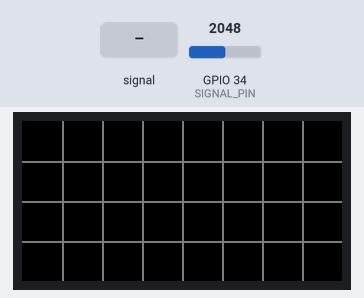
Bench run of a sketch on a simulated ESP32. Shown: 160×80 colour display. Inputs (shaded band) come from the test bench; at power-on: GPIO 34 (SIGNAL_PIN) = 2048 (analog values on the 0–4095 scale). I2S audio is not simulated (input reads silence).

Above: at 1.3 s.
1.4 s: GPIO 34 (SIGNAL_PIN) fed a 200 Hz sine of ±327 counts around its level
At 1.7 s:
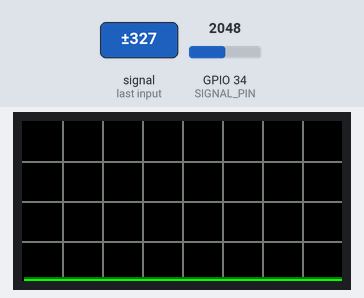
4.4 s: GPIO 34 (SIGNAL_PIN) fed a 1000 Hz sine of ±1023 counts around its level
Timing chart, 0 to 7.4 s (numbered marks = the images above; inputs shaded):
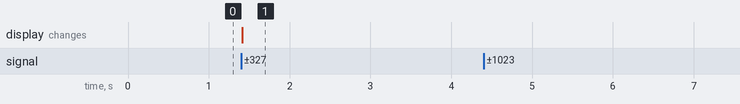

The sketch:

mini_osc_main_loop.ino
```cpp
#include <SPI.h>
#include <Adafruit_GFX.h>
#include <Adafruit_ST7735.h>
#include <driver/i2s.h>

#define TFT_CS    15
#define TFT_DC    2
#define TFT_RST   4

Adafruit_ST7735 tft = Adafruit_ST7735(TFT_CS, TFT_DC, TFT_RST);

#define SIGNAL_PIN 34

#define WIDTH 160
#define HEIGHT 80

#define ST77XX_DARKGREY  0x7BEF
#define ST77XX_DARKGREEN 0x03E0

#define SAMPLES WIDTH

uint16_t buffer[SAMPLES];
uint16_t prevBuffer[SAMPLES];

int triggerLevel = 2048;

// persistence strength (higher = longer glow)
#define FADE_AMOUNT 20

bool gridDrawn = false;

// =======================================================
// SETUP
// =======================================================
void setup() {

  analogReadResolution(12);

  tft.initR(INITR_MINI160x80_PLUGIN);
  tft.setRotation(1);

  setupI2S();
  drawGrid();
}

// =======================================================
// LOOP
// =======================================================
void loop() {

  waitForTrigger();
  captureSamples();
  drawWaveform();
}

// =======================================================
// I2S ADC SETUP (HIGH SPEED)
// =======================================================
void setupI2S() {

  i2s_config_t config = {
    .mode = (i2s_mode_t)(I2S_MODE_MASTER | I2S_MODE_ADC_BUILT_IN),
    .sample_rate = 100000,
    .bits_per_sample = I2S_BITS_PER_SAMPLE_16BIT,
    .channel_format = I2S_CHANNEL_FMT_ONLY_RIGHT,
    .communication_format = I2S_COMM_FORMAT_I2S_MSB,
    .intr_alloc_flags = 0,
    .dma_buf_count = 4,
    .dma_buf_len = 256,
    .use_apll = false
  };

  i2s_driver_install(I2S_NUM_0, &config, 0, NULL);
  i2s_set_adc_mode(ADC_UNIT_1, ADC1_CHANNEL_6); // GPIO34
  i2s_adc_enable(I2S_NUM_0);
}

// =======================================================
// TRIGGER (stable edge detection)
// =======================================================
void waitForTrigger() {

  int prev = analogRead(SIGNAL_PIN);

  while (true) {
    int current = analogRead(SIGNAL_PIN);

    if (prev < triggerLevel && current >= triggerLevel) {
      break;
    }

    prev = current;
  }
}

// =======================================================
// CAPTURE (I2S DMA)
// =======================================================
void captureSamples() {

  size_t bytesRead;

  i2s_read(I2S_NUM_0, buffer, sizeof(buffer), &bytesRead, portMAX_DELAY);

  int count = bytesRead / 2;
  if (count > WIDTH) count = WIDTH;

  // smoothing (simple low-pass filter)
  for (int i = 1; i < count; i++) {
    buffer[i] = (buffer[i] + buffer[i - 1]) / 2;
  }
}

// =======================================================
// GRID (draw ONCE ONLY)
// =======================================================
void drawGrid() {

  if (gridDrawn) return;

  tft.fillScreen(ST77XX_BLACK);

  for (int x = 20; x < WIDTH; x += 20)
    tft.drawFastVLine(x, 0, HEIGHT, ST77XX_DARKGREY);

  for (int y = 20; y < HEIGHT; y += 20)
    tft.drawFastHLine(0, y, WIDTH, ST77XX_DARKGREY);

  gridDrawn = true;
}

// =======================================================
// PERSISTENCE FADE (phosphor effect)
// =======================================================
void fadeScreen() {

  for (int y = 0; y < HEIGHT; y++) {
    for (int x = 0; x < WIDTH; x++) {

      uint16_t c = tft.readPixel(x, y);

      // fade green channel slightly
      if (c != ST77XX_BLACK) {
        tft.drawPixel(x, y, c & 0xF7DE); // reduce brightness
      }
    }
  }
}

// =======================================================
// WAVEFORM RENDER (REAL DSO STYLE)
// =======================================================
void drawWaveform() {

  fadeScreen(); // persistence effect ⭐

  for (int x = 1; x < WIDTH; x++) {

    int value = (buffer[x] + buffer[x - 1]) / 2;
    int y = map(value, 0, 4095, HEIGHT - 1, 0);

    int prevY = map(prevBuffer[x], 0, 4095, HEIGHT - 1, 0);

    // erase old trace slightly (NOT full clear)
    tft.drawPixel(x, prevY, ST77XX_BLACK);

    // draw new trace
    tft.drawPixel(x, y, ST77XX_GREEN);
    tft.drawPixel(x, y + 1, ST77XX_DARKGREEN);
    tft.drawPixel(x, y - 1, ST77XX_DARKGREEN);

    prevBuffer[x] = buffer[x];
  }
}
```

Measured:
- after the input at 1.4 s, the display: changes at once (image 1)
- after the input at 4.4 s, every drawn part: stays the same
